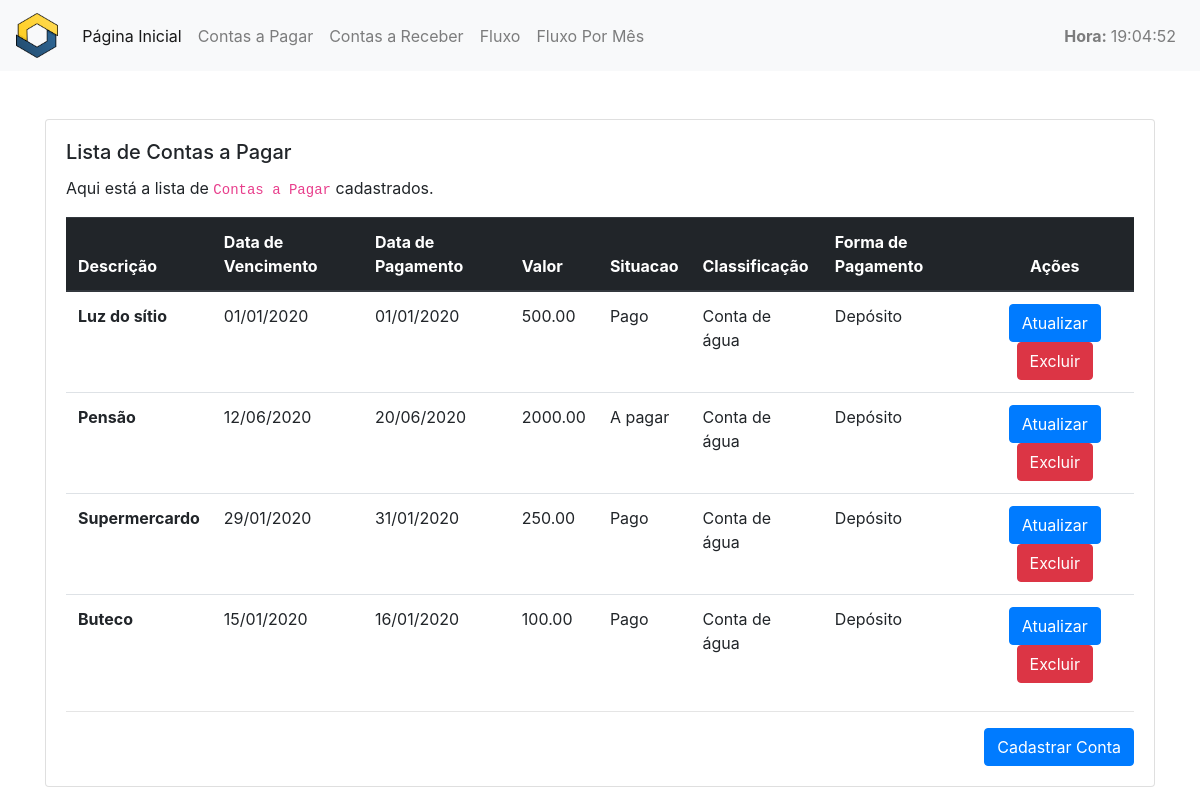
The app's page /contaspagar/ with its own data.
### controlefinanceiro/models.py (models this page shows)
class ContasPagar(models.Model):
    PAGO = 'Pago'
    PAGAR = 'A pagar'
    situacao_pagar_choices = [
        (PAGO, 'Pago'),
        (PAGAR, 'A pagar'),
    ]
    data_vencimento = models.DateField(
        null=False,
        default='2020-01-01'
    )
    data_pagamento = models.DateField(
        null=False,
        default='2020-01-01'
    )
    valor = models.DecimalField(
        max_digits=8,
        decimal_places=2,
        null=False,
        blank=False
    )
    descricao = models.CharField(
        max_length=255,
        null=False,
        blank=False,
    )
    situacao = models.CharField(
        max_length=10,
        choices=situacao_pagar_choices,
        default=PAGAR,
    )
    classificacoes = models.ForeignKey(
        ClassificacaoPagar, on_delete=models.CASCADE,
        default=3
    )
    formaspagamento = models.ForeignKey(
        FormaPagamento, on_delete=models.CASCADE,
        default=1
    )
    objetos = models.Manager()

class ClassificacaoPagar(models.Model):
    descricao = models.CharField(
        max_length=100,
        null=False,
        blank=False,
    )
    PAGAR = 'pagar'
    RECEBER = 'receber'
    tipo_choices = [
        (PAGAR, 'pagar'),
        (RECEBER, 'receber')
    ]
    tipo = models.CharField(
        max_length=10,
        choices=tipo_choices,
        default=PAGAR,
    )
    objetos = models.Manager()

class FormaPagamento(models.Model):
    descricao = models.CharField(
        max_length=100,
        null=False,
        blank=False,
    )
    objetos = models.Manager()

### website/views.py (the view)
# urls.py: path('contaspagar/', ContasPagarListView.as_view(), name="lista_contas_pagar"),
class ContasPagarListView(ListView):
    template_name = "website/contaspagar/listacontaspagar.html"
    model = ContasPagar
    context_object_name = "contaspagar"

### website/templatetags/tempoatual.py (called while the page is built)
@register.simple_tag
def tempoatual():
    return datetime.datetime.now().strftime('%H:%M:%S')

### website/templates/website/contaspagar/listacontaspagar.html (shortened to what this page needs)
{% extends "website/_layouts/base.html" %}
{% block conteudo %}
<div class="container mt-5">
  <div class="row">
    <div class="col-lg-12 col-md-12 col-sm-12 col-xs-12">
      <div class="card">
        <div class="card-body">
          <h5 class="card-title">Lista de Contas a Pagar</h5>
          {% if contaspagar|length > 0 %}
            <p class="card-text">
              Aqui está a lista de <code>Contas a Pagar</code> cadastrados.
            </p>
            <table class="table">
              <thead class="thead-dark">
              <tr>
                <th scope="col">Descrição</th>
                <th scope="col">Data de Vencimento</th>
                <th scope="col">Data de Pagamento</th>
                <th scope="col">Valor</th>
                <th scope="col">Situacao</th>
                <th scope="col">Classificação</th>
                <th scope="col">Forma de Pagamento</th>
                <th scope="col" class="text-center">Ações</th>
              </tr>
              </thead>
              <tbody>
              {% for conta in contaspagar %}
                <tr>
                  <th scope="row">{{ conta.descricao }}</th>
                  <td>{{ conta.data_vencimento|date:'d/m/Y' }}</td>
                  <td>{{ conta.data_pagamento|date:'d/m/Y' }}</td>
                  <td>{{ conta.valor }}</td>
                  <td>{{ conta.situacao }}</td>
                  <td>{{ conta.classificacoes.descricao }}</td>
                  <td>{{ conta.formaspagamento.descricao }}</td>
                  <td class="text-center">
                    <a href="{% url 'website:atualiza_contas_pagar' pk=conta.id %}"
                       class="btn btn-primary">
                      Atualizar
                    </a>
                    <a href="{% url 'website:exclui_contas_pagar' pk=conta.id %}"
                      class="btn btn-danger">
                        Excluir
                    </a>
                  </td>
                </tr>
              {% endfor %}
              </tbody>
            </table>
        {% else %}
          <div class="text-center mt-5 mb-5 jumbotron">
            <h5>Nenhuma <code>conta</code> cadastrada ainda.</h5>
          </div>
        {% endif %}
          <hr />
          <div class="text-right">
            <a href="{% url 'website:cria_contas_pagar' %}" class="btn btn-primary">
              Cadastrar Conta
            </a>
          </div>
        </div>
      </div>
    </div>
  </div>
</div>
{% endblock %}

### records on screen
ContasPagar: descricao "Luz do sítio", data_vencimento "01/01/2020", data_pagamento "01/01/2020", valor "500.00", situacao "Pago", classificacoes.descricao "Conta de água", formaspagamento.descricao "Depósito"
ContasPagar: descricao "Pensão", data_vencimento "12/06/2020", data_pagamento "20/06/2020", valor "2000.00", situacao "A pagar", classificacoes.descricao "Conta de água", formaspagamento.descricao "Depósito"
ContasPagar: descricao "Supermercardo", data_vencimento "29/01/2020", data_pagamento "31/01/2020", valor "250.00", situacao "Pago", classificacoes.descricao "Conta de água", formaspagamento.descricao "Depósito"
ContasPagar: descricao "Buteco", data_vencimento "15/01/2020", data_pagamento "16/01/2020", valor "100.00", situacao "Pago", classificacoes.descricao "Conta de água", formaspagamento.descricao "Depósito"
